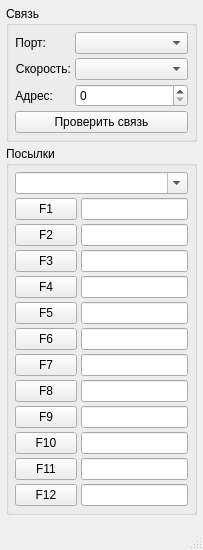
<?xml version="1.0" encoding="UTF-8"?>
<ui version="4.0">
 <class>MainWindow</class>
 <widget class="QMainWindow" name="MainWindow">
  <property name="windowModality">
   <enum>Qt::NonModal</enum>
  </property>
  <property name="geometry">
   <rect>
    <x>0</x>
    <y>0</y>
    <width>203</width>
    <height>550</height>
   </rect>
  </property>
  <property name="windowTitle">
   <string>Kds Switcher</string>
  </property>
  <widget class="QWidget" name="centralWidget">
   <layout class="QVBoxLayout" name="verticalLayout">
    <property name="spacing">
     <number>4</number>
    </property>
    <property name="leftMargin">
     <number>6</number>
    </property>
    <property name="topMargin">
     <number>6</number>
    </property>
    <property name="rightMargin">
     <number>6</number>
    </property>
    <property name="bottomMargin">
     <number>6</number>
    </property>
    <item>
     <widget class="QGroupBox" name="groupBox">
      <property name="title">
       <string>Связь</string>
      </property>
      <layout class="QFormLayout" name="formLayout_2">
       <property name="horizontalSpacing">
        <number>4</number>
       </property>
       <property name="verticalSpacing">
        <number>4</number>
       </property>
       <property name="leftMargin">
        <number>6</number>
       </property>
       <property name="topMargin">
        <number>6</number>
       </property>
       <property name="rightMargin">
        <number>6</number>
       </property>
       <property name="bottomMargin">
        <number>6</number>
       </property>
       <item row="0" column="0">
        <widget class="QLabel" name="label_Port">
         <property name="text">
          <string>Порт:</string>
         </property>
         <property name="alignment">
          <set>Qt::AlignRight|Qt::AlignTrailing|Qt::AlignVCenter</set>
         </property>
        </widget>
       </item>
       <item row="0" column="1">
        <widget class="QComboBox" name="cbPort">
         <property name="frame">
          <bool>true</bool>
         </property>
        </widget>
       </item>
       <item row="1" column="0">
        <widget class="QLabel" name="label_BaudRate">
         <property name="text">
          <string>Скорость:</string>
         </property>
         <property name="alignment">
          <set>Qt::AlignRight|Qt::AlignTrailing|Qt::AlignVCenter</set>
         </property>
        </widget>
       </item>
       <item row="1" column="1">
        <widget class="QComboBox" name="cbBaud">
         <property name="currentIndex">
          <number>-1</number>
         </property>
         <item>
          <property name="text">
           <string>300</string>
          </property>
         </item>
         <item>
          <property name="text">
           <string>600</string>
          </property>
         </item>
         <item>
          <property name="text">
           <string>1200</string>
          </property>
         </item>
         <item>
          <property name="text">
           <string>2400</string>
          </property>
         </item>
         <item>
          <property name="text">
           <string>4800</string>
          </property>
         </item>
         <item>
          <property name="text">
           <string>9600</string>
          </property>
         </item>
         <item>
          <property name="text">
           <string>19200</string>
          </property>
         </item>
        </widget>
       </item>
       <item row="2" column="0">
        <widget class="QLabel" name="label_Address">
         <property name="text">
          <string>Адрес:</string>
         </property>
         <property name="alignment">
          <set>Qt::AlignRight|Qt::AlignTrailing|Qt::AlignVCenter</set>
         </property>
        </widget>
       </item>
       <item row="2" column="1">
        <widget class="QSpinBox" name="sbAddress">
         <property name="maximum">
          <number>255</number>
         </property>
        </widget>
       </item>
       <item row="3" column="0" colspan="2">
        <widget class="QPushButton" name="pbPing">
         <property name="text">
          <string>Проверить связь</string>
         </property>
        </widget>
       </item>
      </layout>
     </widget>
    </item>
    <item>
     <widget class="QGroupBox" name="groupBox_2">
      <property name="title">
       <string>Посылки</string>
      </property>
      <layout class="QFormLayout" name="formLayout">
       <property name="horizontalSpacing">
        <number>4</number>
       </property>
       <property name="verticalSpacing">
        <number>4</number>
       </property>
       <property name="leftMargin">
        <number>6</number>
       </property>
       <property name="topMargin">
        <number>6</number>
       </property>
       <property name="rightMargin">
        <number>6</number>
       </property>
       <property name="bottomMargin">
        <number>6</number>
       </property>
       <item row="1" column="0">
        <widget class="QPushButton" name="pb1">
         <property name="sizePolicy">
          <sizepolicy hsizetype="Fixed" vsizetype="Fixed">
           <horstretch>0</horstretch>
           <verstretch>0</verstretch>
          </sizepolicy>
         </property>
         <property name="minimumSize">
          <size>
           <width>62</width>
           <height>0</height>
          </size>
         </property>
         <property name="maximumSize">
          <size>
           <width>40</width>
           <height>16777215</height>
          </size>
         </property>
         <property name="text">
          <string>F1</string>
         </property>
        </widget>
       </item>
       <item row="2" column="0">
        <widget class="QPushButton" name="pb2">
         <property name="sizePolicy">
          <sizepolicy hsizetype="Fixed" vsizetype="Fixed">
           <horstretch>0</horstretch>
           <verstretch>0</verstretch>
          </sizepolicy>
         </property>
         <property name="minimumSize">
          <size>
           <width>62</width>
           <height>0</height>
          </size>
         </property>
         <property name="maximumSize">
          <size>
           <width>40</width>
           <height>16777215</height>
          </size>
         </property>
         <property name="text">
          <string>F2</string>
         </property>
        </widget>
       </item>
       <item row="3" column="0">
        <widget class="QPushButton" name="pb3">
         <property name="sizePolicy">
          <sizepolicy hsizetype="Fixed" vsizetype="Fixed">
           <horstretch>0</horstretch>
           <verstretch>0</verstretch>
          </sizepolicy>
         </property>
         <property name="minimumSize">
          <size>
           <width>62</width>
           <height>0</height>
          </size>
         </property>
         <property name="maximumSize">
          <size>
           <width>40</width>
           <height>16777215</height>
          </size>
         </property>
         <property name="text">
          <string>F3</string>
         </property>
        </widget>
       </item>
       <item row="4" column="0">
        <widget class="QPushButton" name="pb4">
         <property name="sizePolicy">
          <sizepolicy hsizetype="Fixed" vsizetype="Fixed">
           <horstretch>0</horstretch>
           <verstretch>0</verstretch>
          </sizepolicy>
         </property>
         <property name="minimumSize">
          <size>
           <width>62</width>
           <height>0</height>
          </size>
         </property>
         <property name="maximumSize">
          <size>
           <width>40</width>
           <height>16777215</height>
          </size>
         </property>
         <property name="text">
          <string>F4</string>
         </property>
        </widget>
       </item>
       <item row="5" column="0">
        <widget class="QPushButton" name="pb5">
         <property name="sizePolicy">
          <sizepolicy hsizetype="Fixed" vsizetype="Fixed">
           <horstretch>0</horstretch>
           <verstretch>0</verstretch>
          </sizepolicy>
         </property>
         <property name="minimumSize">
          <size>
           <width>62</width>
           <height>0</height>
          </size>
         </property>
         <property name="maximumSize">
          <size>
           <width>40</width>
           <height>16777215</height>
          </size>
         </property>
         <property name="text">
          <string>F5</string>
         </property>
        </widget>
       </item>
       <item row="6" column="0">
        <widget class="QPushButton" name="pb6">
         <property name="sizePolicy">
          <sizepolicy hsizetype="Fixed" vsizetype="Fixed">
           <horstretch>0</horstretch>
           <verstretch>0</verstretch>
          </sizepolicy>
         </property>
         <property name="minimumSize">
          <size>
           <width>62</width>
           <height>0</height>
          </size>
         </property>
         <property name="maximumSize">
          <size>
           <width>40</width>
           <height>16777215</height>
          </size>
         </property>
         <property name="text">
          <string>F6</string>
         </property>
        </widget>
       </item>
       <item row="7" column="0">
        <widget class="QPushButton" name="pb7">
         <property name="sizePolicy">
          <sizepolicy hsizetype="Fixed" vsizetype="Fixed">
           <horstretch>0</horstretch>
           <verstretch>0</verstretch>
          </sizepolicy>
         </property>
         <property name="minimumSize">
          <size>
           <width>62</width>
           <height>0</height>
          </size>
         </property>
         <property name="maximumSize">
          <size>
           <width>40</width>
           <height>16777215</height>
          </size>
         </property>
         <property name="text">
          <string>F7</string>
         </property>
        </widget>
       </item>
       <item row="8" column="0">
        <widget class="QPushButton" name="pb8">
         <property name="sizePolicy">
          <sizepolicy hsizetype="Fixed" vsizetype="Fixed">
           <horstretch>0</horstretch>
           <verstretch>0</verstretch>
          </sizepolicy>
         </property>
         <property name="minimumSize">
          <size>
           <width>62</width>
           <height>0</height>
          </size>
         </property>
         <property name="maximumSize">
          <size>
           <width>40</width>
           <height>16777215</height>
          </size>
         </property>
         <property name="text">
          <string>F8</string>
         </property>
        </widget>
       </item>
       <item row="9" column="0">
        <widget class="QPushButton" name="pb9">
         <property name="sizePolicy">
          <sizepolicy hsizetype="Fixed" vsizetype="Fixed">
           <horstretch>0</horstretch>
           <verstretch>0</verstretch>
          </sizepolicy>
         </property>
         <property name="minimumSize">
          <size>
           <width>62</width>
           <height>0</height>
          </size>
         </property>
         <property name="maximumSize">
          <size>
           <width>40</width>
           <height>16777215</height>
          </size>
         </property>
         <property name="text">
          <string>F9</string>
         </property>
        </widget>
       </item>
       <item row="10" column="0">
        <widget class="QPushButton" name="pb10">
         <property name="sizePolicy">
          <sizepolicy hsizetype="Fixed" vsizetype="Fixed">
           <horstretch>0</horstretch>
           <verstretch>0</verstretch>
          </sizepolicy>
         </property>
         <property name="minimumSize">
          <size>
           <width>62</width>
           <height>0</height>
          </size>
         </property>
         <property name="maximumSize">
          <size>
           <width>40</width>
           <height>16777215</height>
          </size>
         </property>
         <property name="text">
          <string>F10</string>
         </property>
        </widget>
       </item>
       <item row="11" column="0">
        <widget class="QPushButton" name="pb11">
         <property name="sizePolicy">
          <sizepolicy hsizetype="Fixed" vsizetype="Fixed">
           <horstretch>0</horstretch>
           <verstretch>0</verstretch>
          </sizepolicy>
         </property>
         <property name="minimumSize">
          <size>
           <width>62</width>
           <height>0</height>
          </size>
         </property>
         <property name="maximumSize">
          <size>
           <width>40</width>
           <height>16777215</height>
          </size>
         </property>
         <property name="text">
          <string>F11</string>
         </property>
        </widget>
       </item>
       <item row="12" column="0">
        <widget class="QPushButton" name="pb12">
         <property name="sizePolicy">
          <sizepolicy hsizetype="Fixed" vsizetype="Fixed">
           <horstretch>0</horstretch>
           <verstretch>0</verstretch>
          </sizepolicy>
         </property>
         <property name="minimumSize">
          <size>
           <width>62</width>
           <height>0</height>
          </size>
         </property>
         <property name="maximumSize">
          <size>
           <width>40</width>
           <height>16777215</height>
          </size>
         </property>
         <property name="text">
          <string>F12</string>
         </property>
        </widget>
       </item>
       <item row="1" column="1">
        <widget class="QLineEdit" name="le1">
         <property name="enabled">
          <bool>true</bool>
         </property>
         <property name="readOnly">
          <bool>true</bool>
         </property>
        </widget>
       </item>
       <item row="2" column="1">
        <widget class="QLineEdit" name="le2">
         <property name="enabled">
          <bool>true</bool>
         </property>
         <property name="readOnly">
          <bool>true</bool>
         </property>
        </widget>
       </item>
       <item row="3" column="1">
        <widget class="QLineEdit" name="le3">
         <property name="enabled">
          <bool>true</bool>
         </property>
         <property name="readOnly">
          <bool>true</bool>
         </property>
        </widget>
       </item>
       <item row="4" column="1">
        <widget class="QLineEdit" name="le4">
         <property name="enabled">
          <bool>true</bool>
         </property>
         <property name="readOnly">
          <bool>true</bool>
         </property>
        </widget>
       </item>
       <item row="5" column="1">
        <widget class="QLineEdit" name="le5">
         <property name="enabled">
          <bool>true</bool>
         </property>
         <property name="readOnly">
          <bool>true</bool>
         </property>
        </widget>
       </item>
       <item row="6" column="1">
        <widget class="QLineEdit" name="le6">
         <property name="enabled">
          <bool>true</bool>
         </property>
         <property name="readOnly">
          <bool>true</bool>
         </property>
        </widget>
       </item>
       <item row="7" column="1">
        <widget class="QLineEdit" name="le7">
         <property name="enabled">
          <bool>true</bool>
         </property>
         <property name="readOnly">
          <bool>true</bool>
         </property>
        </widget>
       </item>
       <item row="8" column="1">
        <widget class="QLineEdit" name="le8">
         <property name="enabled">
          <bool>true</bool>
         </property>
         <property name="readOnly">
          <bool>true</bool>
         </property>
        </widget>
       </item>
       <item row="9" column="1">
        <widget class="QLineEdit" name="le9">
         <property name="enabled">
          <bool>true</bool>
         </property>
         <property name="readOnly">
          <bool>true</bool>
         </property>
        </widget>
       </item>
       <item row="10" column="1">
        <widget class="QLineEdit" name="le10">
         <property name="enabled">
          <bool>true</bool>
         </property>
         <property name="readOnly">
          <bool>true</bool>
         </property>
        </widget>
       </item>
       <item row="11" column="1">
        <widget class="QLineEdit" name="le11">
         <property name="enabled">
          <bool>true</bool>
         </property>
         <property name="readOnly">
          <bool>true</bool>
         </property>
        </widget>
       </item>
       <item row="12" column="1">
        <widget class="QLineEdit" name="le12">
         <property name="enabled">
          <bool>true</bool>
         </property>
         <property name="readOnly">
          <bool>true</bool>
         </property>
        </widget>
       </item>
       <item row="0" column="0" colspan="2">
        <widget class="QComboBox" name="cbType">
         <property name="editable">
          <bool>true</bool>
         </property>
        </widget>
       </item>
      </layout>
     </widget>
    </item>
    <item>
     <spacer name="verticalSpacer">
      <property name="orientation">
       <enum>Qt::Vertical</enum>
      </property>
      <property name="sizeHint" stdset="0">
       <size>
        <width>20</width>
        <height>40</height>
       </size>
      </property>
     </spacer>
    </item>
   </layout>
  </widget>
  <widget class="QStatusBar" name="statusBar"/>
 </widget>
 <layoutdefault spacing="6" margin="11"/>
 <resources/>
 <connections/>
</ui>
